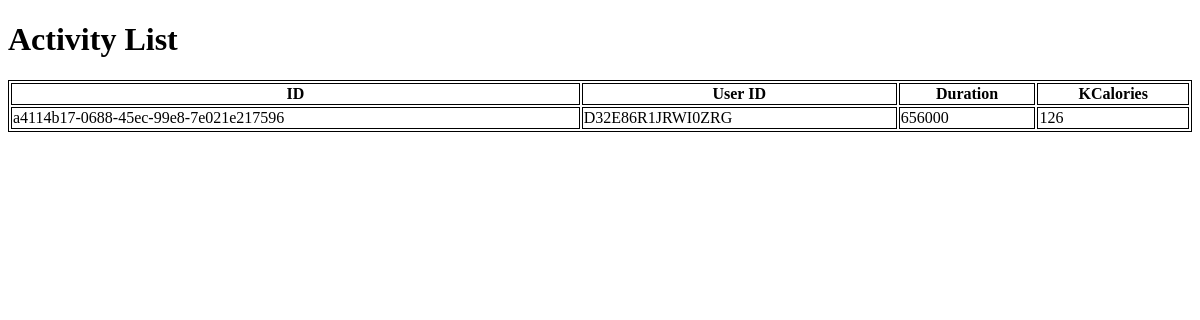
Before: / with the older database file.
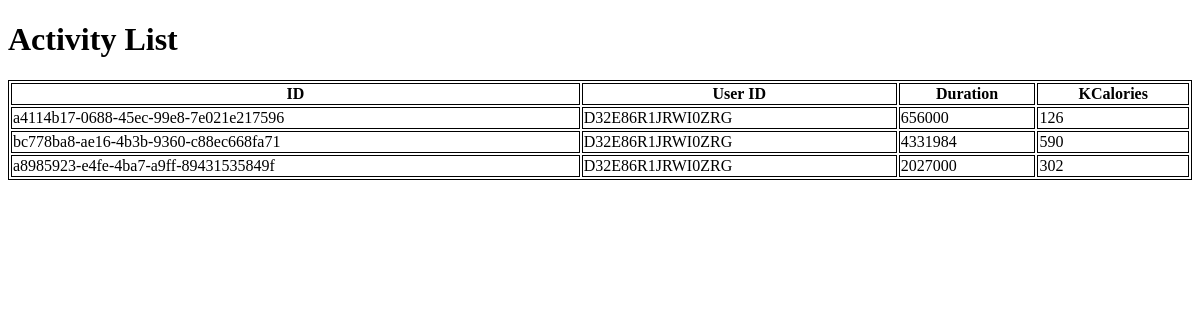
After: the same page with the newer database file.
### data/models.py (models this page shows)
class Activity(models.Model):
    id = models.UUIDField(primary_key=True)
    user_id = models.CharField(max_length=20)
    sport_type_id = models.CharField(max_length=10)
    creation_application_id = models.CharField(max_length=10)
    version = models.IntegerField()
    duration = models.IntegerField()
    pause = models.IntegerField()
    calories = models.IntegerField()
    subjective_feeling = models.CharField(max_length=20, null=True)
    dehydration_volume = models.IntegerField(null=True)
    plausible = models.BooleanField(null=True)
    start_time_timezone_offset = models.BigIntegerField(null=True)
    end_time_timezone_offset = models.BigIntegerField(null=True)
    tracking_method = models.CharField(max_length=20, null=True)
    start_time = models.BigIntegerField(null=True)
    end_time = models.BigIntegerField(null=True)
    user_perceived_start_time = models.BigIntegerField(null=True)
    user_perceived_end_time = models.BigIntegerField(null=True)
    created_at = models.BigIntegerField(null=True)
    updated_at = models.BigIntegerField(null=True)

### data/views.py (the view)
# urls.py: path('', views.activity_list, name='activity_list'),
def activity_list(request):
    activities = Activity.objects.all()
    return render(request, 'data/activity_list.html', {'activities': activities})

### data/templates/data/activity_list.html (shortened to what this page needs)
<!DOCTYPE html>
<html>
<head>
</head>
<body>
    <h1>Activity List</h1>
    <table style="width:100%">
        <tr>
            <th>ID</th>
            <th>User ID</th>
            <th>Duration</th>
            <th>KCalories</th>
        </tr>
        {% for activity in activities %}
        <tr>
            <td>{{ activity.id }}</td>
            <td>{{ activity.user_id }}</td>
            <td>{{ activity.duration }}</td>
            <td>{{ activity.calories }}</td>
        </tr>
        {% endfor %}
    </table>
</body>
</html>

### data/templates/data/activity_list.html (style rules this page uses)
table, th, td { border: 1px solid black; }

Changed rows visible on the page:
added Activity: id "bc778ba8-ae16-4b3b-9360-c88ec668fa71", user_id "D32E86R1JRWI0ZRG", duration "4331984", calories "590"
added Activity: id "a8985923-e4fe-4ba7-a9ff-89431535849f", user_id "D32E86R1JRWI0ZRG", duration "2027000", calories "302"
